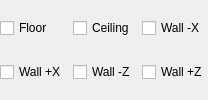
<?xml version="1.0" encoding="UTF-8"?>
<ui version="4.0">
 <class>EffectSurfacesPanel</class>
 <widget class="QWidget" name="EffectSurfacesPanel">
  <layout class="QGridLayout" name="gridLayout">
   <property name="leftMargin">
    <number>0</number>
   </property>
   <property name="topMargin">
    <number>0</number>
   </property>
   <property name="rightMargin">
    <number>0</number>
   </property>
   <property name="bottomMargin">
    <number>0</number>
   </property>
   <item row="0" column="0">
    <widget class="QCheckBox" name="surfaceFloorCheck">
     <property name="text">
      <string>Floor</string>
     </property>
    </widget>
   </item>
   <item row="0" column="1">
    <widget class="QCheckBox" name="surfaceCeilingCheck">
     <property name="text">
      <string>Ceiling</string>
     </property>
    </widget>
   </item>
   <item row="0" column="2">
    <widget class="QCheckBox" name="surfaceWallXmCheck">
     <property name="text">
      <string>Wall -X</string>
     </property>
    </widget>
   </item>
   <item row="1" column="0">
    <widget class="QCheckBox" name="surfaceWallXpCheck">
     <property name="text">
      <string>Wall +X</string>
     </property>
    </widget>
   </item>
   <item row="1" column="1">
    <widget class="QCheckBox" name="surfaceWallZmCheck">
     <property name="text">
      <string>Wall -Z</string>
     </property>
    </widget>
   </item>
   <item row="1" column="2">
    <widget class="QCheckBox" name="surfaceWallZpCheck">
     <property name="text">
      <string>Wall +Z</string>
     </property>
    </widget>
   </item>
  </layout>
 </widget>
 <resources/>
 <connections/>
</ui>
